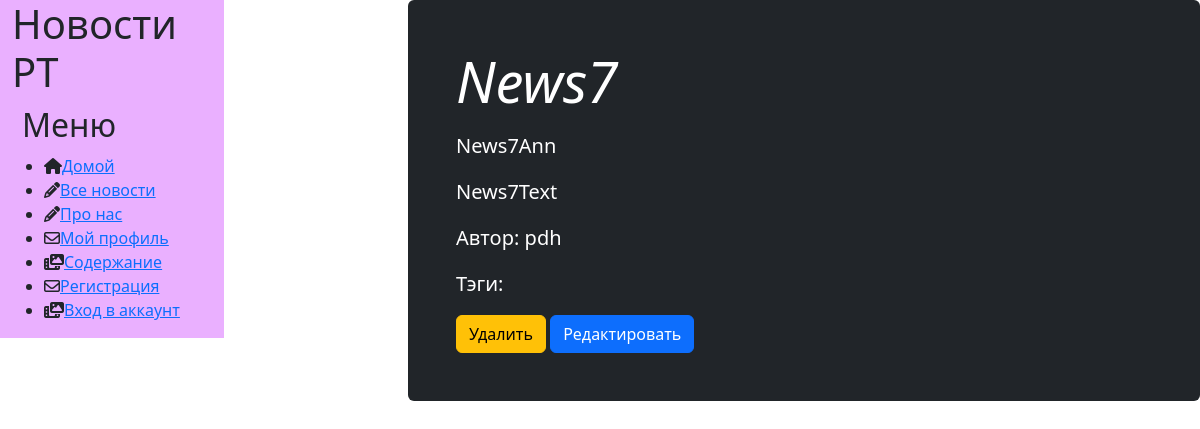
Before: /news/show/6 with the older database file.
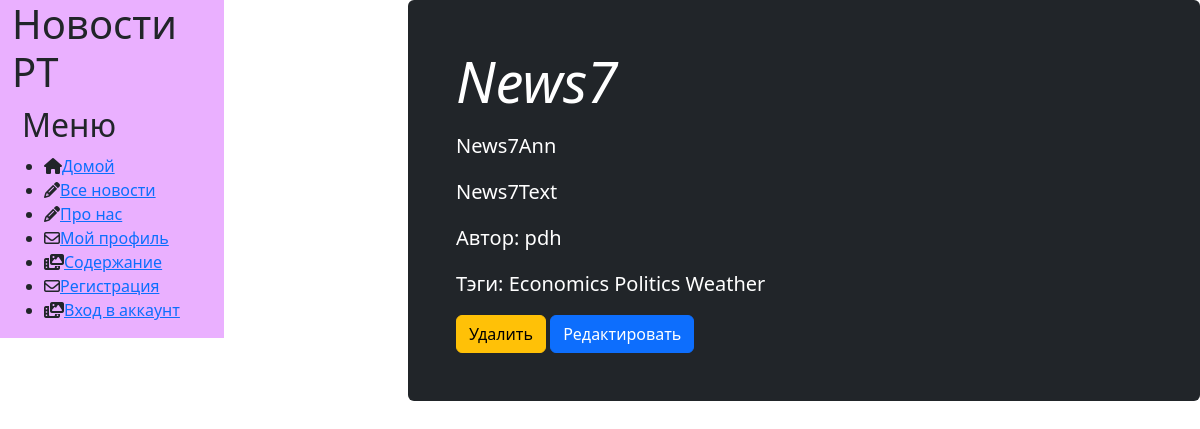
After: the same page with the newer database file.
### news/models.py (models this page shows, shortened)
class Article(models.Model):
    categories = (('E', 'Economics'), ('S', 'Science'), ('IT', 'IT'))
    author = models.ForeignKey(User, on_delete=models.SET_NULL, null=True)
    title = models.CharField('Название', max_length=50, default='')
    anouncement = models.TextField('Аннотация', max_length=250)
    text = models.TextField('Текст новости')
    date = models.DateTimeField('Дата публикации', auto_created='', auto_now=True)
    category = models.CharField(choices=categories, max_length=10, verbose_name='Категории')
    tags = models.ManyToManyField(to=Tag, blank=True)
    slug = models.SlugField(unique=True)  # самозаполняемое поле, unique=True дает ошибку при миграции в уже созданную таблицу
    objects = models.Manager()  # покажет только сегодняшние новости
    published = PublishedToday()  # покажет только сегодняшние новости
    class Meta:
        ordering = ['title', 'date']
        verbose_name = 'Новост'
        verbose_name_plural = 'Новостииии'

class Tag(models.Model):
    title = models.CharField(max_length=80)
    status = models.BooleanField(default=True)
    class Meta:
        ordering = ['title', 'status']
        verbose_name = 'Тэг'
        verbose_name_plural = 'Тэги'

### news/views.py (the view)
# urls.py: path('show/<int:pk>', views.ArticleDetailView.as_view(), name='news_detail'),
class ArticleDetailView(DetailView):
    model = Article
    template_name = 'news/news_detail.html'
    context_object_name = 'article'

### news/templates/news/news_detail.html (shortened to what this page needs)
{% extends 'main/base_template.html' %}
{% load static %}
{% load bootstrap5 %}
{% block content %}
        <div class="row">
                    <div class="single_news">
                        <div class="p-4 p-md-5 text-white rounded bg-dark" >
                                <div class="col-md-6 px-0">
                                  <h1 class="display-4 fst-italic"> {{ article.title }}</h1>
                                  <p class="lead my-3">{{ article.anouncement }}</p>
                                    <p class="lead my-3">{{ article.text }}</p>
                                  <p class="lead my-3">Автор: {{ article.author }}</p>
                                    <p class="lead my-3"> Тэги: {% for t in article.tags.all %} {{ t.title }} {% endfor %}</p>
                                </div>
                                    <a class="btn btn-warning" href="{% url 'news_delete'  article.pk%}">Удалить</a>
                                    <a class="btn btn-primary" href="{% url 'news_update'  article.pk%}">Редактировать</a>
                        </div>
                    </div>
        </div>
{% endblock %}

### main/templates/main/base_template.html (shortened to what this page needs)
<!DOCTYPE html>
{% load static %}
{% load bootstrap5 %}
<html lang="ru">
<head>
    <link rel="stylesheet" href="{% static 'main/css/style.css' %}">
    {% bootstrap_css %}
</head>
<body>
            <div class="row">
                    <div class="col-4">
                            <div class="sticky-top">
                                {% include 'main/sidebar.html' %}
                            </div>
                    </div>
                    <div class="col-8">
                        {% block content %}{% endblock %}
                    </div>
            </div>
</body>
</html>

### main/templates/main/sidebar.html (shortened to what this page needs)
<!DOCTYPE html>
{% load static %}
{% load bootstrap5 %}
<html lang="en">
<head>
    <link rel="stylesheet" href="{% static 'main/css/style.css' %}">
    <link rel="stylesheet" href="https://cdn.jsdelivr.net/npm/bootstrap@4.4.1/dist/css/bootstrap.min.css">
    {% bootstrap_css %}
</head>
<body>
    <div class="container">
        <div class="row">
                <div class="col-xs-12 col-sm-4 col-md-4 col-lg-7" style="background: #EAB0FF">
                    <h1>Новости РТ</h1>
                        <h2>Меню</h2>
                            <ul>
                                <li><i class="fa-solid fa-house"></i><a href="{% url 'home' %}">Домой</a></li>
                                <li><i class="fa-solid fa-pencil"></i><a href="{% url 'news_index' %}">Все новости</a></li>
                                <li><i class="fa-solid fa-pencil"></i><a href="contacts/">Про нас</a></li>
                                <li><i class="fa-regular fa-envelope"></i><a href="#/">Мой профиль</a></li>
                                <li><i class="fa-solid fa-photo-film"></i><a href="{% url 'content' %}">Содержание</a></li>
                                <li><i class="fa-regular fa-envelope"></i><a href="#/">Регистрация</a></li>
                                <li><i class="fa-solid fa-photo-film"></i><a href="user/">Вход в аккаунт</a></li>
                            </ul>
                </div>
        </div>
    </div>
</body>
</html>

### main/static/main/css/style.css (style rules this page uses)
body { margin: 20px; background: #EAB0FF; }
body h2 { margin: 10px; }

Changed rows visible on the page:
added Tag: title "Economics"
added Tag: title "Politics"
added Tag: title "Weather"
